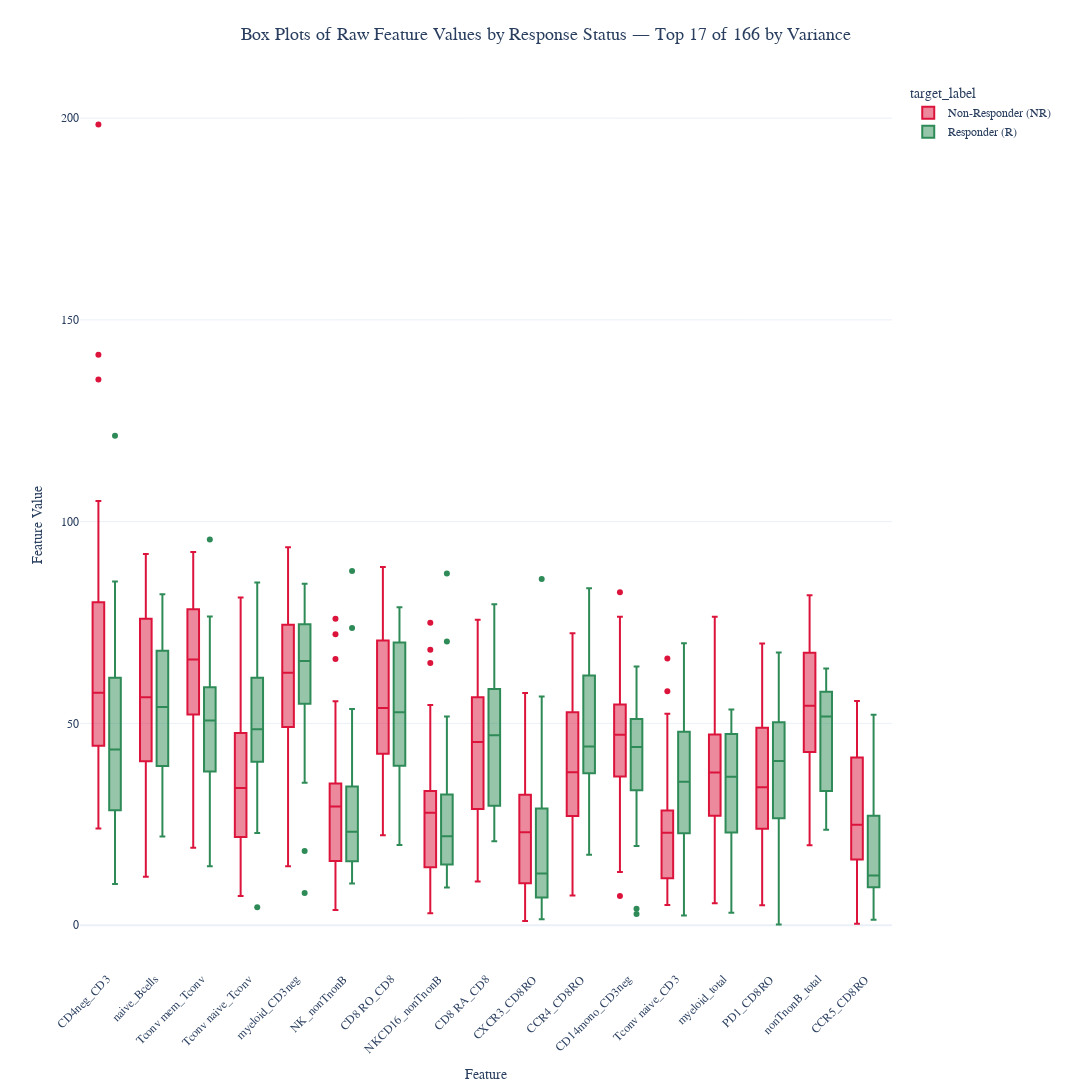

Notebook code for this chart:
### Code cell
# %%

# [6] Box Plots: Raw Features
print("\n--- Generating box plots of raw feature values (Top 10% by variance) ---")

# Select top 10% of features by variance (at least 1 feature)
_total_features = len(feature_columns)
_k_top = max(1, int(np.ceil(0.10 * _total_features)))
_top_variance_features = (
    X.var().sort_values(ascending=False).index[:_k_top].tolist()
)

raw_box_plot = create_box_plots(
    X,
    y,
    _top_variance_features,
    f"Box Plots of Raw Feature Values by Response Status — Top {_k_top} of {_total_features} by Variance",
    "Feature Value",
)
raw_box_plot.show()

### Figure 1 — Plotly figure (JSON) as saved in the notebook; plotly's stock layout.template omitted (floating-point values rounded to 4 significant figures; data arrays with more than 128 entries replaced by an {"elided": "..."} marker saying what was removed)
{"data": [{"alignmentgroup": "True", "boxpoints": "outliers", "hovertemplate": "target_label=Non-Responder (NR)<br>Feature=%{x}<br>Value=%{y}<extra></extra>", "legendgroup": "Non-Responder (NR)", "marker": {"color": "#DC143C"}, "name": "Non-Responder (NR)", "notched": false, "offsetgroup": "Non-Responder (NR)", "orientation": "v", "showlegend": true, "type": "box", "x": {"elided": "612 str values"}, "x0": " ", "xaxis": "x", "y": {"elided": "612 float values"}, "y0": " ", "yaxis": "y"}, {"alignmentgroup": "True", "boxpoints": "outliers", "hovertemplate": "target_label=Responder (R)<br>Feature=%{x}<br>Value=%{y}<extra></extra>", "legendgroup": "Responder (R)", "marker": {"color": "#2E8B57"}, "name": "Responder (R)", "notched": false, "offsetgroup": "Responder (R)", "orientation": "v", "showlegend": true, "type": "box", "x": {"elided": "408 str values"}, "x0": " ", "xaxis": "x", "y": {"elided": "408 float values"}, "y0": " ", "yaxis": "y"}], "layout": {"boxmode": "group", "font": {"family": "Arial, sans-serif", "size": 14}, "height": 1200, "legend": {"font": {"size": 12}, "title": {"text": "target_label"}, "tracegroupgap": 0, "x": 1.02, "xanchor": "left", "y": 1, "yanchor": "top"}, "margin": {"b": 80, "l": 80, "r": 200, "t": 80}, "title": {"font": {"size": 18}, "text": "Box Plots of Raw Feature Values by Response Status — Top 17 of 166 by Variance", "x": 0.5}, "width": 2000, "xaxis": {"anchor": "y", "domain": [0, 1], "tickangle": -45, "tickfont": {"size": 12}, "title": {"font": {"size": 14}, "text": "Feature"}}, "yaxis": {"anchor": "x", "domain": [0, 1], "tickfont": {"size": 12}, "title": {"font": {"size": 14}, "text": "Feature Value"}}}}
